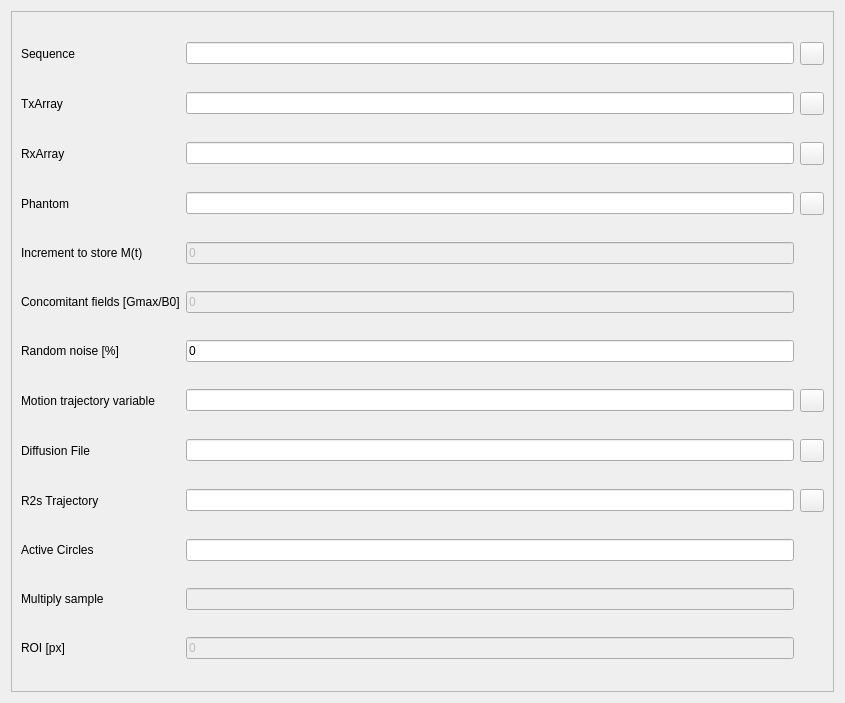
<?xml version="1.0" encoding="UTF-8"?>
<ui version="4.0">
 <class>Form</class>
 <widget class="QWidget" name="Form">
  <property name="geometry">
   <rect>
    <x>0</x>
    <y>0</y>
    <width>845</width>
    <height>703</height>
   </rect>
  </property>
  <property name="windowTitle">
   <string>Form</string>
  </property>
  <layout class="QGridLayout" name="gridLayout_2">
   <item row="0" column="0">
    <widget class="QScrollArea" name="scrollArea">
     <property name="widgetResizable">
      <bool>true</bool>
     </property>
     <widget class="QWidget" name="scrollAreaWidgetContents">
      <property name="geometry">
       <rect>
        <x>0</x>
        <y>0</y>
        <width>825</width>
        <height>683</height>
       </rect>
      </property>
      <layout class="QGridLayout" name="gridLayout">
       <item row="13" column="2">
        <widget class="QLineEdit" name="multiplySampleEdit">
         <property name="enabled">
          <bool>false</bool>
         </property>
        </widget>
       </item>
       <item row="9" column="0">
        <widget class="QLabel" name="r2TrajectoryLabel">
         <property name="text">
          <string>R2s Trajectory</string>
         </property>
        </widget>
       </item>
       <item row="0" column="3">
        <widget class="QToolButton" name="sequenceButton">
         <property name="icon">
          <iconset theme="document-open"/>
         </property>
        </widget>
       </item>
       <item row="4" column="0">
        <widget class="QLabel" name="incrementMtLabel">
         <property name="text">
          <string>Increment to store M(t)</string>
         </property>
        </widget>
       </item>
       <item row="14" column="0">
        <widget class="QLabel" name="roiLabel">
         <property name="text">
          <string>ROI [px]</string>
         </property>
        </widget>
       </item>
       <item row="8" column="0">
        <widget class="QLabel" name="diffusionFileLabel">
         <property name="text">
          <string>Diffusion File</string>
         </property>
        </widget>
       </item>
       <item row="3" column="3">
        <widget class="QToolButton" name="phantomButton">
         <property name="icon">
          <iconset theme="document-open"/>
         </property>
        </widget>
       </item>
       <item row="14" column="2">
        <widget class="QLineEdit" name="roiEdit">
         <property name="enabled">
          <bool>false</bool>
         </property>
         <property name="text">
          <string>0</string>
         </property>
        </widget>
       </item>
       <item row="7" column="0">
        <widget class="QLabel" name="motionTrajectoryLabel">
         <property name="text">
          <string>Motion trajectory variable</string>
         </property>
        </widget>
       </item>
       <item row="8" column="2">
        <widget class="QLineEdit" name="diffusionFileEdit"/>
       </item>
       <item row="5" column="2">
        <widget class="QLineEdit" name="concomitantFieldsEdit">
         <property name="enabled">
          <bool>false</bool>
         </property>
         <property name="text">
          <string>0</string>
         </property>
        </widget>
       </item>
       <item row="3" column="0">
        <widget class="QLabel" name="phantomLabel">
         <property name="text">
          <string>Phantom</string>
         </property>
        </widget>
       </item>
       <item row="2" column="2">
        <widget class="QLineEdit" name="rxArrayEdit">
         <property name="readOnly">
          <bool>true</bool>
         </property>
        </widget>
       </item>
       <item row="6" column="0">
        <widget class="QLabel" name="randomNoiseLabel">
         <property name="text">
          <string>Random noise [%]</string>
         </property>
        </widget>
       </item>
       <item row="11" column="0">
        <widget class="QLabel" name="activeCirclesLabel">
         <property name="text">
          <string>Active Circles</string>
         </property>
        </widget>
       </item>
       <item row="4" column="2">
        <widget class="QLineEdit" name="incrementMtEdit">
         <property name="enabled">
          <bool>false</bool>
         </property>
         <property name="text">
          <string>0</string>
         </property>
        </widget>
       </item>
       <item row="0" column="0">
        <widget class="QLabel" name="sequenceLabel">
         <property name="text">
          <string>Sequence</string>
         </property>
        </widget>
       </item>
       <item row="0" column="2">
        <widget class="QLineEdit" name="sequenceEdit">
         <property name="readOnly">
          <bool>true</bool>
         </property>
        </widget>
       </item>
       <item row="2" column="3">
        <widget class="QToolButton" name="rxArrayButton">
         <property name="icon">
          <iconset theme="document-open"/>
         </property>
        </widget>
       </item>
       <item row="1" column="3">
        <widget class="QToolButton" name="txArrayButton">
         <property name="icon">
          <iconset theme="document-open"/>
         </property>
        </widget>
       </item>
       <item row="6" column="2">
        <widget class="QLineEdit" name="randomNoiseEdit">
         <property name="text">
          <string>0</string>
         </property>
        </widget>
       </item>
       <item row="3" column="2">
        <widget class="QLineEdit" name="phantomEdit">
         <property name="readOnly">
          <bool>true</bool>
         </property>
        </widget>
       </item>
       <item row="13" column="0">
        <widget class="QLabel" name="multiplySampleLable">
         <property name="text">
          <string>Multiply sample</string>
         </property>
        </widget>
       </item>
       <item row="1" column="0">
        <widget class="QLabel" name="txArrayLabel">
         <property name="text">
          <string>TxArray</string>
         </property>
        </widget>
       </item>
       <item row="5" column="0">
        <widget class="QLabel" name="concomitantFieldsLabel">
         <property name="text">
          <string>Concomitant fields [Gmax/B0]</string>
         </property>
        </widget>
       </item>
       <item row="8" column="3">
        <widget class="QToolButton" name="diffusionFileButton">
         <property name="icon">
          <iconset theme="document-open"/>
         </property>
        </widget>
       </item>
       <item row="7" column="3">
        <widget class="QToolButton" name="motionTrajectoryButton">
         <property name="icon">
          <iconset theme="document-open"/>
         </property>
        </widget>
       </item>
       <item row="7" column="2">
        <widget class="QLineEdit" name="motionTrajectoryEdit"/>
       </item>
       <item row="1" column="2">
        <widget class="QLineEdit" name="txArrayEdit">
         <property name="readOnly">
          <bool>true</bool>
         </property>
        </widget>
       </item>
       <item row="2" column="0">
        <widget class="QLabel" name="rxArrayLabel">
         <property name="text">
          <string>RxArray</string>
         </property>
        </widget>
       </item>
       <item row="9" column="2">
        <widget class="QLineEdit" name="r2TrajectoryEdit"/>
       </item>
       <item row="9" column="3">
        <widget class="QToolButton" name="r2TrajectoryButton">
         <property name="icon">
          <iconset theme="document-open"/>
         </property>
        </widget>
       </item>
       <item row="11" column="2">
        <widget class="QLineEdit" name="activeCirclesEdit"/>
       </item>
      </layout>
     </widget>
    </widget>
   </item>
  </layout>
 </widget>
 <resources/>
 <connections/>
</ui>
